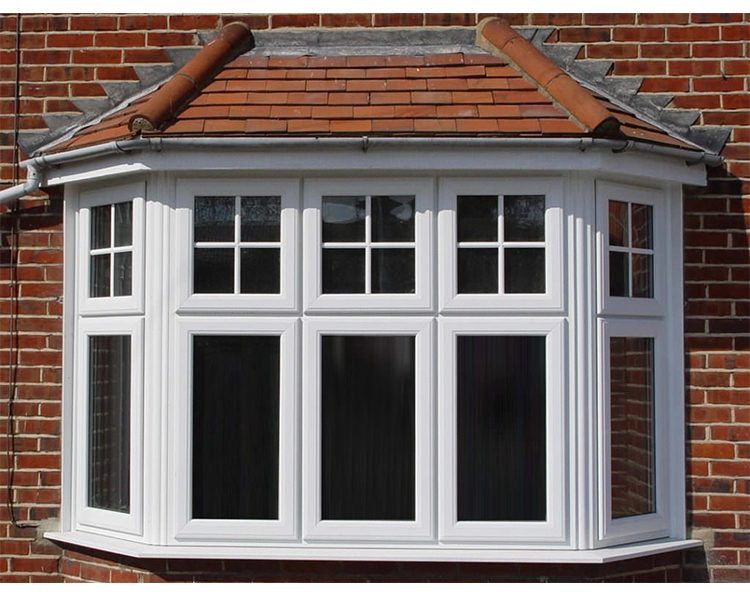
#> input picture Asignaciones/A1_hough/img.webp, 750 x 596 px
$ jupyter execute A1_Hough.ipynb   (shell and % lines are left out)
#> lines starting #> are read from the running program, lines starting #| are printed output that depends on the picture; after the words box and inside, x2 and y2 are one past the last pixel; in counts of white or black regions, pixels touching at a corner belong together
<div align="center">
    <h1>Asignación 1</h1>
</div>

### 1. Importart librerías y leer imagen

[cell 1]
# Importar librerías
import copy
import cv2
import numpy as np
import matplotlib.pyplot as plt
import matplotlib.image as mpimg

# Leer imagen
img = cv2.imread('img.webp')
#> img is the input picture: shape (596, 750, 3); mean B, G, R 102.7, 106.6, 119.5

# convertir la imagen a gris
gray = cv2.cvtColor(img,cv2.COLOR_BGR2GRAY)
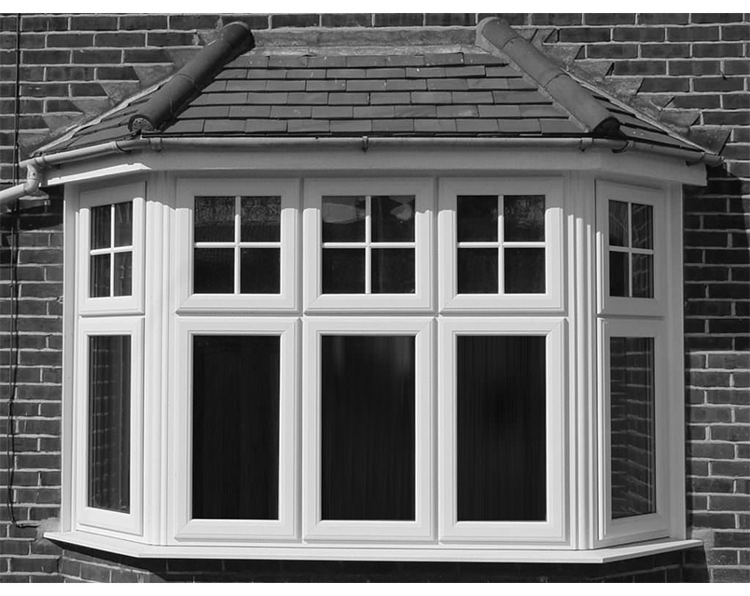
#> gray: shape (596, 750); min 0, max 255, mean 110


# Mostrar imagen en una gráfica
imagen = cv2.cvtColor(img, cv2.COLOR_BGR2RGB)
imgplot = plt.imshow(imagen)

### 2. Transofrmada de Hough

[cell 2]
# Copiar imagen
im = copy.copy(img)

# Definir las esquinas
edges = cv2.Canny(gray, 50, 150, apertureSize = 3)
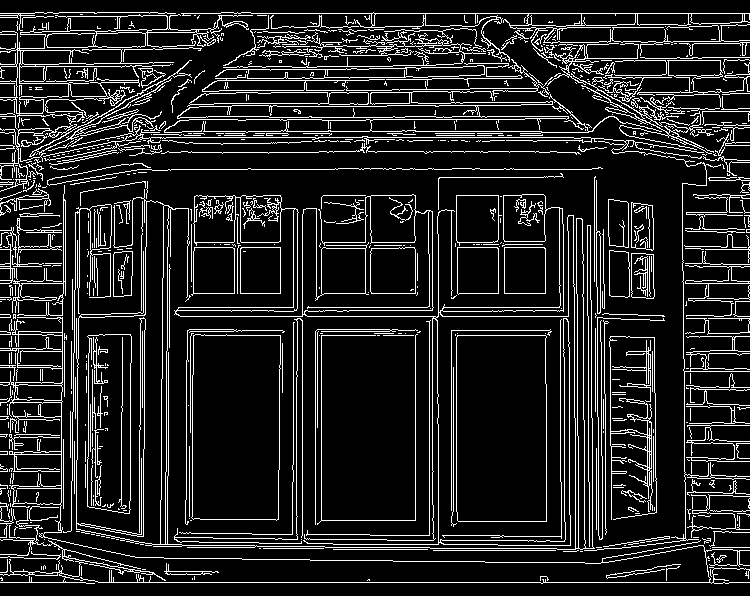
#> edges: shape (596, 750); 13.2% white in thin lines or dots

# Definir las líneas
lines = cv2.HoughLines(edges, 1, np.pi/180, 200)
#> lines = 116 rows, first 8: [582, 1.57], [13, 1.57], [137, 1.57], [316, 1.57], [131, 1.57], [307, 1.57], [169, 1.57], [302, 0]

for i in range(len(lines)):
    for rho,theta in lines[i]:
        a = np.cos(theta)
        b = np.sin(theta)
        x0 = a*rho
        y0 = b*rho
        x1 = int(x0 + 1000*(-b))
        y1 = int(y0 + 1000*(a))
        x2 = int(x0 - 1000*(-b))
        y2 = int(y0 - 1000*(a))
        cv2.line(im,(x1,y1),(x2,y2),(0,0,255),2)
#> this loop made 116 passes
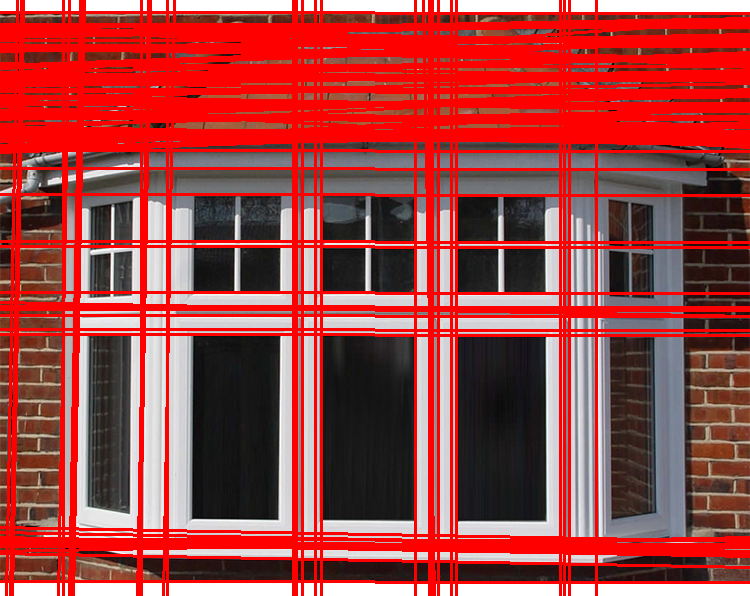
#> im: shape (596, 750, 3); mean B, G, R 66.1, 67.3, 161.7

# Guardar imagen
cv2.imwrite('res/hough_2_1.jpg',im)

# Mostrar imagen en una gráfica
imagen = cv2.cvtColor(im, cv2.COLOR_BGR2RGB)
imgplot = plt.imshow(imagen)

### 3. Transformada Probabilístico de Hough

[cell 3]
# Copiar imagen
im = copy.copy(img)

# Definir las esquinas
edges = cv2.Canny(gray, 50, 150, apertureSize = 3)

# Parámetros de Línea
minLineLength = 100
maxLineGap = 10

# Crear las líneas
lines = cv2.HoughLinesP(edges,1,np.pi/180,100,minLineLength,maxLineGap)
#> lines = 608 rows, first 6: [98, 582, 540, 582], [251, 13, 372, 13], [442, 316, 568, 316], [367, 137, 573, 137], [415, 169, 427, 169], [373, 119, 524, 119]

# Dibujar las líneas
for i in range(len(lines)):
    for x1,y1,x2,y2 in lines[i]:
        cv2.line(im,(x1,y1),(x2,y2),(0,255,0),2)
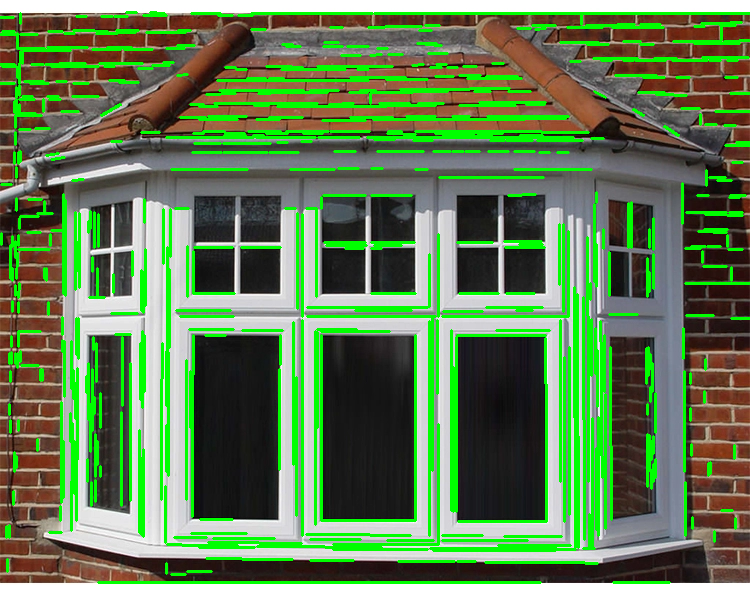
#> im: shape (596, 750, 3); 15.54% of pixels changed, all inside (x1, y1, x2, y2) = (0, 11, 750, 584)

# Guardar imagen
cv2.imwrite('res/hough_2_2.jpg',im)

# Mostrar imagen en una gráfica
image = cv2.cvtColor(im, cv2.COLOR_BGR2RGB)
imgplot = plt.imshow(image)
